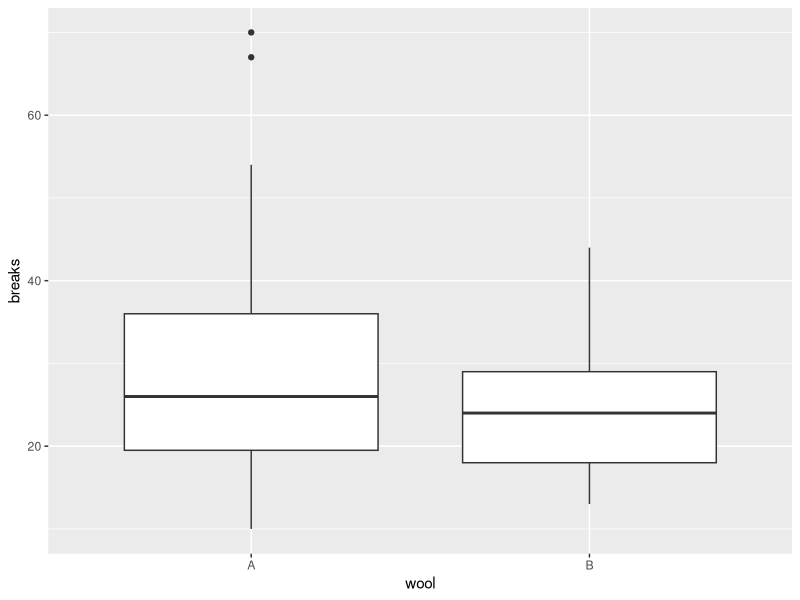
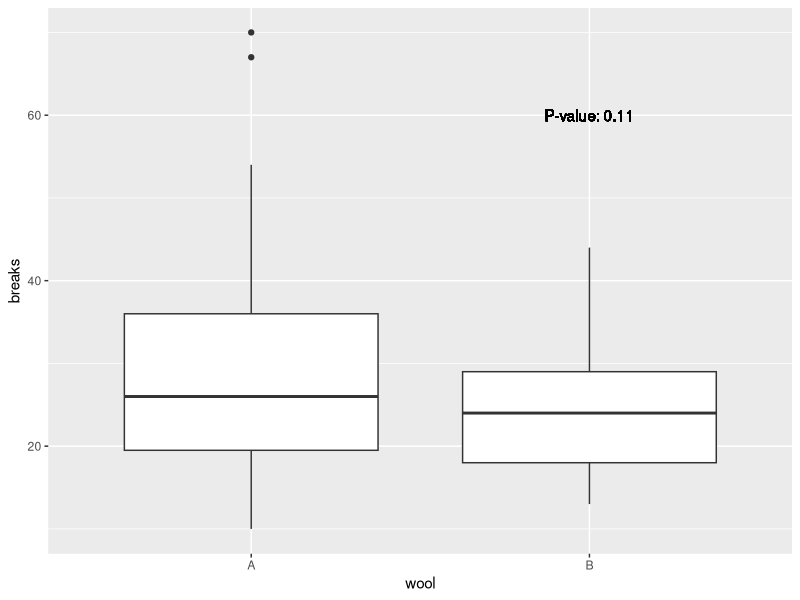
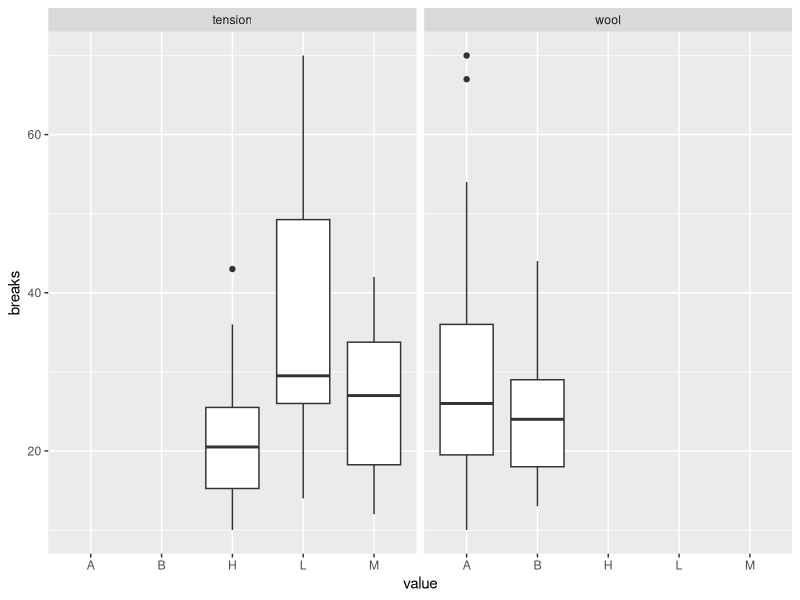
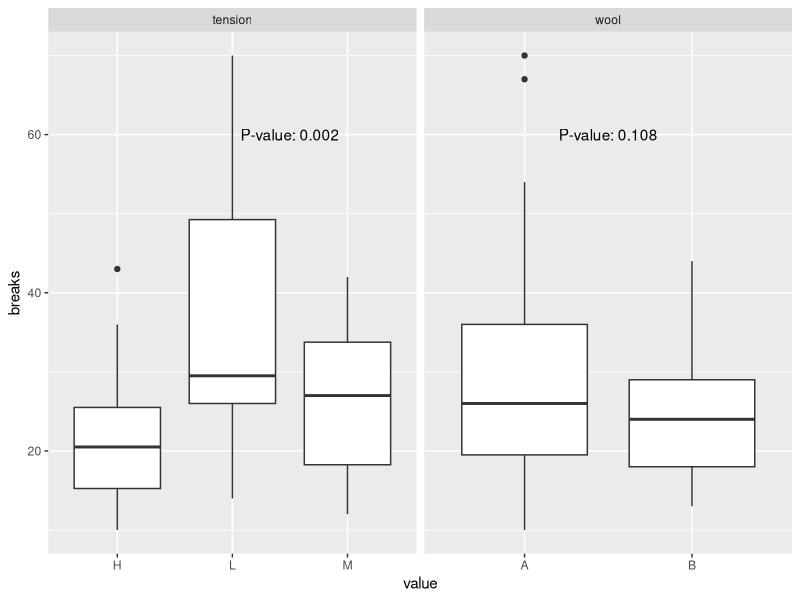

Generate these figures, in order, with R:
## ---- chunk 1
library(broom)
library(ggplot2)
library(tidyverse)
## ---- chunk 2
data(warpbreaks)
glimpse(warpbreaks)
## ---- chunk 3
plt1 <- ggplot(warpbreaks, aes(x=wool, y=breaks))+
geom_boxplot()
plt1
## ---- chunk 4
tst = t.test(breaks ~ wool, data=warpbreaks)
pval = tidy(tst)$p.value # from broom
plt1 + geom_text(aes(x=2, y = 60, # Where do we put the annotation
label=paste('P-value:', format.pval(pval, digits=2))))
## ---- chunk 5
warp2 <- gather(warpbreaks, variable, value, -breaks)
head(warp2)
## ---- chunk 6
ggplot(warp2, aes(x = value, y = breaks))+geom_boxplot()+facet_wrap(~variable, nrow=1)
## ---- chunk 7
plt2 <- ggplot(warp2, aes(x=value, y=breaks))+geom_boxplot()+facet_wrap(~variable, nrow=1, scales='free_x')
## ---- chunk 8
pvalues <- warp2 %>%
nest(-variable) %>%
mutate(mods = map(data, ~anova(lm(breaks ~ value, data = .))),
pval = map_dbl(mods, ~tidy(.)$p.value[1])) %>%
select(variable, pval)
pvalues
## ---- chunk 9
pvalues <- pvalues %>%
mutate(value = c(1.5,2.5), breaks = 60)
pvalues
## ---- chunk 10
plt2_annot <- plt2 +
geom_text(data=pvalues, aes(x=value, y=breaks,
label = paste('P-value:',
format.pval(pval, digits=1))))
plt2_annot
